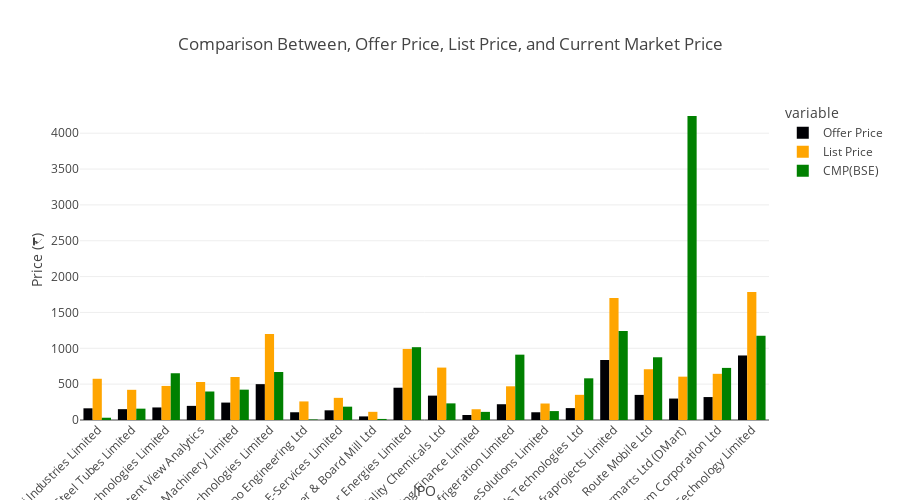

Here is the notebook cell this chart was saved with:
### Markdown cell above
http://10.211.45.220:8501Can we show a comparison between offer price, list price, and current market price for each IPO?

### Code cell
IPO_df['Offer_Price'] = pd.to_numeric(IPO_df['Offer Price'], errors='coerce')
IPO_df['List Price'] = pd.to_numeric(IPO_df['List Price'], errors='coerce')
IPO_df['CMP'] = pd.to_numeric(IPO_df['CMP(BSE)'], errors='coerce')

import plotly.express as px

# Select top N IPOs to avoid clutter
top_n = 20
top_ipo_df = IPO_df.nlargest(top_n, 'Listing_Return_%')

fig = px.bar(
    top_ipo_df,
    x='IPO_Name',
    y=['Offer Price', 'List Price', 'CMP(BSE)'],
    barmode='group',
    title="Comparison Between, Offer Price, List Price, and Current Market Price",
    labels={'value':'Price (₹)', 'IPO_Name':'IPO'},
    height=500,
    color_discrete_map={
        'Offer_Price':'skyblue',
        'List Price':'orange',
        'CMP(BSE)':'green'
    }
)

fig.update_layout(xaxis_tickangle=-45)
fig.write_image('Comparison Between, Offer Price, List Price, and Current Market Price.png')
fig.show()

### Figure 1 — Plotly figure (JSON) as saved in the notebook; plotly's stock layout.template omitted (floating-point values rounded to 4 significant figures)
{"data": [{"alignmentgroup": "True", "hovertemplate": "variable=Offer Price<br>IPO=%{x}<br>Price (₹)=%{y}<extra></extra>", "legendgroup": "Offer Price", "marker": {"color": "#000004", "pattern": {"shape": ""}}, "name": "Offer Price", "offsetgroup": "Offer Price", "orientation": "v", "showlegend": true, "textposition": "auto", "type": "bar", "x": ["Sigachi Industries Limited", "Vibhor Steel Tubes Limited", "Paras Defence and Space Technologies Limited", "Latent View Analytics", "Mamata Machinery Limited", "Tata Technologies Limited", "Salasar Techno Engineering Ltd", "BLS E-Services Limited", "Astron Paper & Board Mill Ltd", "Premier Energies Limited", "Chemcon Speciality Chemicals Ltd", "Bajaj Housing Finance Limited", "KRN Heat Exchanger and Refrigeration Limited", "Unicommerce eSolutions Limited", "Happiest Minds Technologies Ltd", "G R Infraprojects Limited", "Route Mobile Ltd", "Avenue Supermarts Ltd (DMart)", "Indian Railway Catering and Tourism Corporation Ltd", "Clean Science and Technology Limited"], "xaxis": "x", "y": [163.0, 151.0, 175.0, 197.0, 243.0, 500.0, 108.0, 135.0, 50.0, 450.0, 340.0, 70.0, 220.0, 108.0, 166.0, 837.0, 350.0, 299.0, 320.0, 900.0], "yaxis": "y"}, {"alignmentgroup": "True", "hovertemplate": "variable=List Price<br>IPO=%{x}<br>Price (₹)=%{y}<extra></extra>", "legendgroup": "List Price", "marker": {"color": "orange", "pattern": {"shape": ""}}, "name": "List Price", "offsetgroup": "List Price", "orientation": "v", "showlegend": true, "textposition": "auto", "type": "bar", "x": ["Sigachi Industries Limited", "Vibhor Steel Tubes Limited", "Paras Defence and Space Technologies Limited", "Latent View Analytics", "Mamata Machinery Limited", "Tata Technologies Limited", "Salasar Techno Engineering Ltd", "BLS E-Services Limited", "Astron Paper & Board Mill Ltd", "Premier Energies Limited", "Chemcon Speciality Chemicals Ltd", "Bajaj Housing Finance Limited", "KRN Heat Exchanger and Refrigeration Limited", "Unicommerce eSolutions Limited", "Happiest Minds Technologies Ltd", "G R Infraprojects Limited", "Route Mobile Ltd", "Avenue Supermarts Ltd (DMart)", "Indian Railway Catering and Tourism Corporation Ltd", "Clean Science and Technology Limited"], "xaxis": "x", "y": [575.0, 421.0, 475.0, 530.0, 600.0, 1200.0, 259.1, 309.0, 114.0, 991.0, 731.0, 150.0, 470.0, 230.0, 351.0, 1700.0, 708.0, 604.4, 644.0, 1784.0], "yaxis": "y"}, {"alignmentgroup": "True", "hovertemplate": "variable=CMP(BSE)<br>IPO=%{x}<br>Price (₹)=%{y}<extra></extra>", "legendgroup": "CMP(BSE)", "marker": {"color": "green", "pattern": {"shape": ""}}, "name": "CMP(BSE)", "offsetgroup": "CMP(BSE)", "orientation": "v", "showlegend": true, "textposition": "auto", "type": "bar", "x": ["Sigachi Industries Limited", "Vibhor Steel Tubes Limited", "Paras Defence and Space Technologies Limited", "Latent View Analytics", "Mamata Machinery Limited", "Tata Technologies Limited", "Salasar Techno Engineering Ltd", "BLS E-Services Limited", "Astron Paper & Board Mill Ltd", "Premier Energies Limited", "Chemcon Speciality Chemicals Ltd", "Bajaj Housing Finance Limited", "KRN Heat Exchanger and Refrigeration Limited", "Unicommerce eSolutions Limited", "Happiest Minds Technologies Ltd", "G R Infraprojects Limited", "Route Mobile Ltd", "Avenue Supermarts Ltd (DMart)", "Indian Railway Catering and Tourism Corporation Ltd", "Clean Science and Technology Limited"], "xaxis": "x", "y": [31.63, 158.2, 652.0, 397.5, 423.1, 669.2, 7.05, 185.8, 14.75, 1015.0, 231.9, 113.2, 911.2, 124.3, 581.3, 1242.0, 874.9, 4240.0, 726.6, 1175.0], "yaxis": "y"}], "layout": {"barmode": "group", "height": 500, "legend": {"title": {"text": "variable"}, "tracegroupgap": 0}, "title": {"text": "Comparison Between, Offer Price, List Price, and Current Market Price"}, "xaxis": {"anchor": "y", "domain": [0, 1], "tickangle": -45, "title": {"text": "IPO"}}, "yaxis": {"anchor": "x", "domain": [0, 1], "title": {"text": "Price (₹)"}}}}
